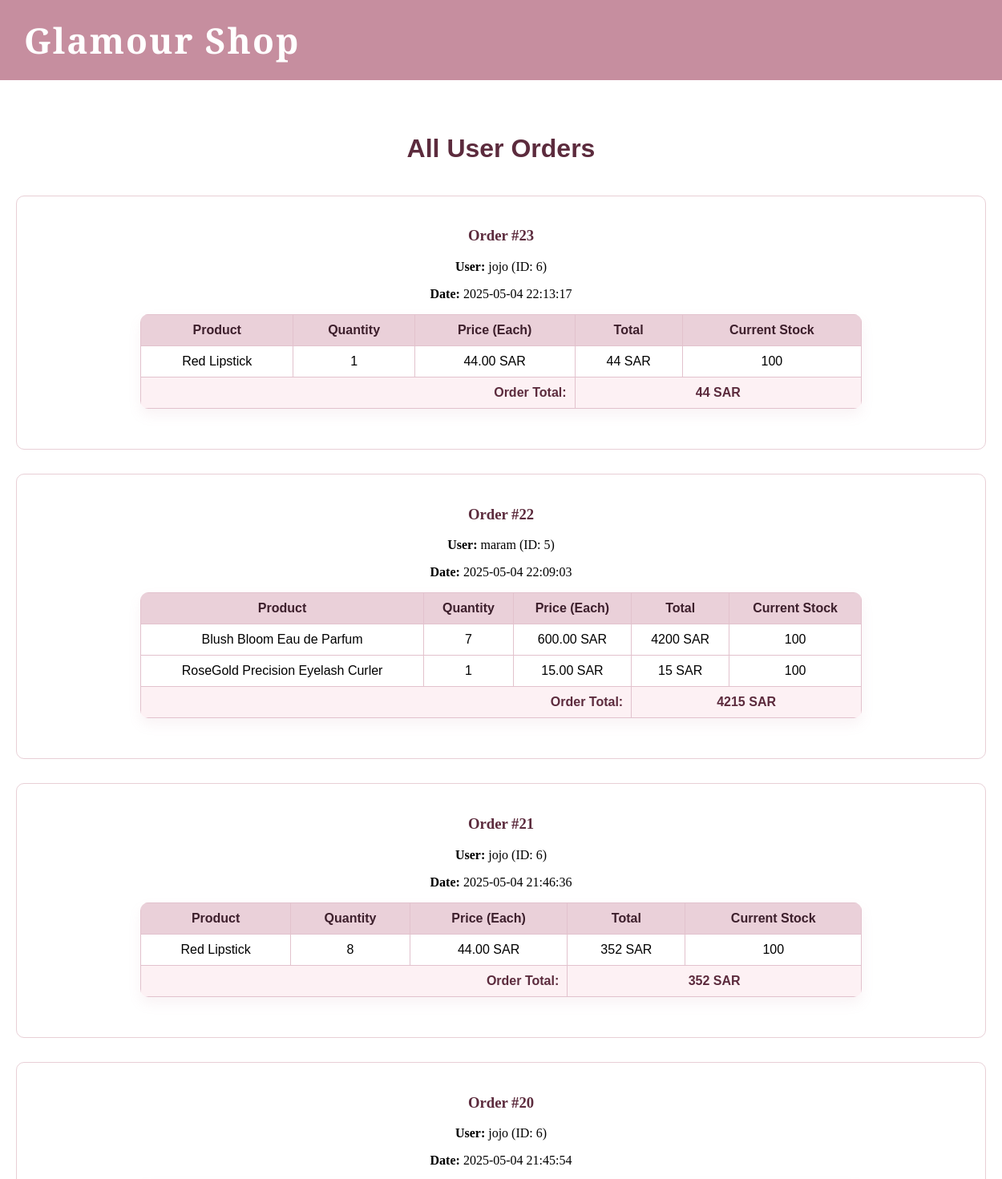
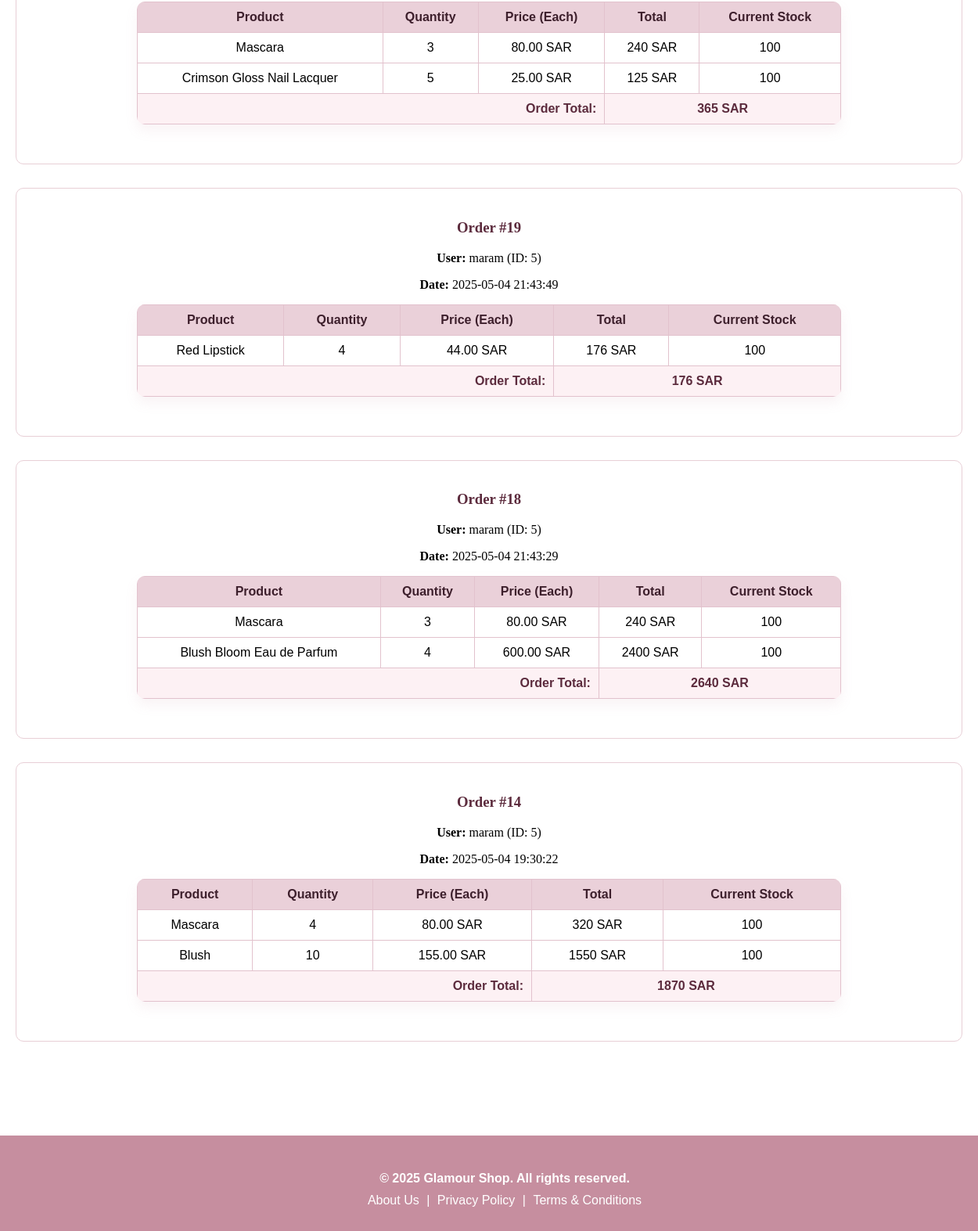
Screenshot of /admin_orders.php with the database file from the repository (2 pictures, top to bottom).
### tables this page shows
CREATE TABLE `orders` (
  `order_id` int(11) NOT NULL,
  `user_id` int(11) NOT NULL,
  `order_date` datetime NOT NULL
);

CREATE TABLE `user` (
  `user_id` int(11) NOT NULL,
  `username` varchar(100) NOT NULL,
  `email` varchar(100) NOT NULL,
  `password` varchar(255) NOT NULL
);

CREATE TABLE `order_items` (
  `order_item_id` int(11) NOT NULL,
  `order_id` int(11) NOT NULL,
  `product_id` int(11) NOT NULL,
  `quantity` int(11) NOT NULL,
  `price` decimal(10,2) NOT NULL
);

CREATE TABLE `products` (
  `id` int(11) NOT NULL,
  `name` varchar(100) NOT NULL,
  `price` decimal(10,0) NOT NULL,
  `description` text NOT NULL,
  `picture` varchar(255) NOT NULL,
  `category` varchar(50) DEFAULT NULL,
  `stock` int(11) NOT NULL
);

### admin_orders.php (the view, shortened to what this page needs)
<?php
include 'config.php';
include 'header.php';
$orders = $conn->query("
    SELECT o.order_id, o.user_id, o.order_date, u.username AS user_name
    FROM orders o
    JOIN user u ON o.user_id = u.user_id
    ORDER BY o.order_date DESC
");
?>
<main class="shop-container">
    <h2 class="shop-title">All User Orders</h2>
    <?php if ($orders->num_rows > 0): ?>
        <?php while ($order = $orders->fetch_assoc()): ?>
            <div style="border:1px solid #e8cfd6; border-radius:10px; padding:20px; margin-bottom:30px;">
                <h3 style="color:#5c2b3d;">Order #<?php echo $order['order_id']; ?></h3>
                <p><strong>User:</strong> <?php echo htmlspecialchars($order['user_name']); ?> (ID: <?php echo $order['user_id']; ?>)</p>
                <p><strong>Date:</strong> <?php echo $order['order_date']; ?></p>
                <?php
                $orderId = $order['order_id'];
                $items = $conn->query("
                    SELECT oi.*, p.name AS product_name, p.stock
                    FROM order_items oi
                    JOIN products p ON oi.product_id = p.id
                    WHERE oi.order_id = $orderId
                ");
                ?>
                <table class="cart-table" style="margin-top:15px;">
                    <thead>
                        <tr>
                            <th>Product</th>
                            <th>Quantity</th>
                            <th>Price (Each)</th>
                            <th>Total</th>
                            <th>Current Stock</th>
                        </tr>
                    </thead>
                    <tbody>
                        <?php $total = 0; ?>
                        <?php while ($item = $items->fetch_assoc()):
                            $lineTotal = $item['price'] * $item['quantity'];
                            $total += $lineTotal;
                        ?>
                            <tr>
                                <td><?php echo htmlspecialchars($item['product_name']); ?></td>
                                <td><?php echo $item['quantity']; ?></td>
                                <td><?php echo $item['price']; ?> SAR</td>
                                <td><?php echo $lineTotal; ?> SAR</td>
                                <td><?php echo $item['stock']; ?></td>
                            </tr>
                        <?php endwhile; ?>
                        <tr class="grand-total-row">
                            <td colspan="3" style="text-align:right;"><strong>Order Total:</strong></td>
                            <td colspan="2"><strong><?php echo $total; ?> SAR</strong></td>
                        </tr>
                    </tbody>
                </table>
            </div>
        <?php endwhile; ?>
    <?php else: ?>
        <p class="empty-message">No orders found.</p>
    <?php endif; ?>
</main>
<?php include 'footer.php'; ?>

### header.php (shortened to what this page needs)
<!DOCTYPE html>
<html lang="en">
<head>
    <link rel="stylesheet" href="style.css">
</head>
<body>
<header class="header">
    <div class="logo">Glamour Shop</div>
</header>
<main class="main-content">

### footer.php (shortened to what this page needs)
</main>
<footer>
    <p>© 2025 Glamour Shop. All rights reserved.</p>
    <div class="footer-links">
        <a href="about_us.php">About Us</a> |
        <a href="privacy.php">Privacy Policy</a> |
        <a href="terms.php">Terms & Conditions</a>
    </div>
</footer>
</body>
</html>

### style.css (style rules this page uses)
html, body { height: 100%; margin: 0; padding: 0; }
body { display: flex; flex-direction: column; min-height: 100vh; }
main { flex: 1; }
.header { background-color: #c68e9f; padding: 20px 30px; display: flex; justify-content: space-between; align-items: center; flex-wrap: wrap; position: sticky; top: 0; z-index: 1000; }
.logo { font-family: 'Libre Baskerville', serif; font-size: 44px; font-weight: 800; color: white; letter-spacing: 2px; }
footer { background-color: #c68e9f; width: 100%; text-align: center; color: white; padding: 30px 20px; font-family: 'Poppins', sans-serif; margin-top: 50px; }
footer p { margin-bottom: 10px; font-size: 16px; font-weight: bold; }
.footer-links a { color: white; text-decoration: none; margin: 0 5px; }
.shop-title { text-align: center; color: #5c2b3d; font-family: 'Poppins', sans-serif; font-size: 32px; margin-bottom: 40px; }
.cart-table { width: 100%; max-width: 900px; margin: 0 auto 30px auto; border-collapse: collapse; font-family: 'Poppins', sans-serif; background-color: #fff; box-shadow: 0 8px 16px rgba(198, 142, 159, 0.1); border-radius: 10px; overflow: hidden; }
.cart-table th, .cart-table td { border: 1px solid #e8cfd6; padding: 14px; text-align: center; vertical-align: middle; }
.cart-table th { background-color: #f5e3e8; color: #5c2b3d; font-weight: bold; font-size: 16px; }
.grand-total-row { background-color: #fff6f8; font-weight: bold; font-size: 16px; color: #5c2b3d; }
.cart-table { width: 100%; border-collapse: collapse; margin-top: 10px; }
.cart-table th, .cart-table td { padding: 10px; text-align: center; border: 1px solid #e2c2cd; }
.cart-table th { background-color: #ead0d9; color: #3d1f2c; }
.grand-total-row td { background-color: #fdf1f4; font-weight: bold; color: #5c2b3d; }
.main-content { padding: 40px 20px; text-align: center; }

### rows the page displays
orders: order_id "23", user.username "jojo", user "6", order_date "2025-05-04 22:13:17", total "44"
order_items: product.name "Red Lipstick", quantity "1", price "44.00", lineTotal "44", product.stock "100"
orders: order_id "22", user.username "maram", user "5", order_date "2025-05-04 22:09:03", total "4215"
order_items: product.name "Blush Bloom Eau de Parfum", quantity "7", price "600.00", lineTotal "4200", product.stock "100"
order_items: product.name "RoseGold Precision Eyelash Curler", quantity "1", price "15.00", lineTotal "15", product.stock "100"
orders: order_id "21", user.username "jojo", user "6", order_date "2025-05-04 21:46:36", total "352"
order_items: product.name "Red Lipstick", quantity "8", price "44.00", lineTotal "352", product.stock "100"
orders: order_id "20", user.username "jojo", user "6", order_date "2025-05-04 21:45:54", total "365"
order_items: product.name "Mascara", quantity "3", price "80.00", lineTotal "240", product.stock "100"
order_items: product.name "Crimson Gloss Nail Lacquer", quantity "5", price "25.00", lineTotal "125", product.stock "100"
orders: order_id "19", user.username "maram", user "5", order_date "2025-05-04 21:43:49", total "176"
order_items: product.name "Red Lipstick", quantity "4", price "44.00", lineTotal "176", product.stock "100"
orders: order_id "18", user.username "maram", user "5", order_date "2025-05-04 21:43:29", total "2640"
order_items: product.name "Mascara", quantity "3", price "80.00", lineTotal "240", product.stock "100"
order_items: product.name "Blush Bloom Eau de Parfum", quantity "4", price "600.00", lineTotal "2400", product.stock "100"
orders: order_id "14", user.username "maram", user "5", order_date "2025-05-04 19:30:22", total "1870"
order_items: product.name "Mascara", quantity "4", price "80.00", lineTotal "320", product.stock "100"
order_items: product.name "Blush", quantity "10", price "155.00", lineTotal "1550", product.stock "100"
